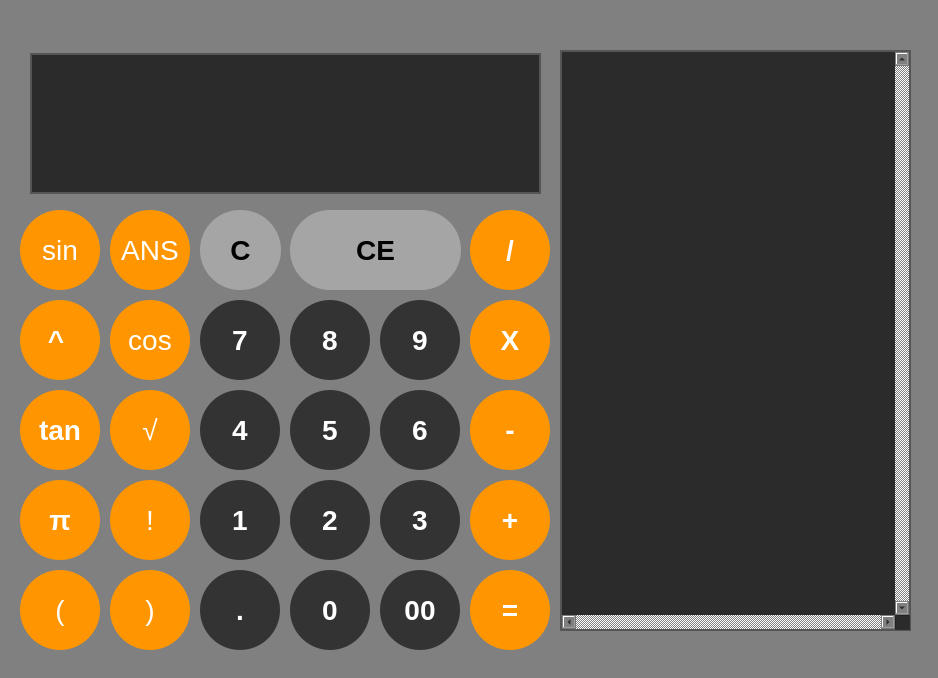
<?xml version="1.0" encoding="UTF-8"?>
<ui version="4.0">
 <class>MainWindow</class>
 <widget class="QMainWindow" name="MainWindow">
  <property name="geometry">
   <rect>
    <x>0</x>
    <y>0</y>
    <width>938</width>
    <height>678</height>
   </rect>
  </property>
  <property name="font">
   <font>
    <pointsize>13</pointsize>
   </font>
  </property>
  <property name="windowTitle">
   <string>MainWindow</string>
  </property>
  <property name="styleSheet">
   <string notr="true">background-color: gray;</string>
  </property>
  <widget class="QWidget" name="centralwidget">
   <property name="autoFillBackground">
    <bool>false</bool>
   </property>
   <property name="styleSheet">
    <string notr="true"/>
   </property>
   <widget class="QPushButton" name="btn_borrar_todo">
    <property name="geometry">
     <rect>
      <x>200</x>
      <y>210</y>
      <width>81</width>
      <height>80</height>
     </rect>
    </property>
    <property name="styleSheet">
     <string notr="true">QPushButton {
    font-family: &quot;Arial&quot;;
    font-weight: bold;
    font-size: 28px;
    border-radius: 40px;
    min-width: 80px;
    min-height: 80px;
    border: none;
}

QPushButton {
    background-color: #A5A5A5;
    color: black;
}

QPushButton:hover {
    background-color: #BFBFBF;
}

QPushButton:pressed {
    background-color: #D4D4D2;
}</string>
    </property>
    <property name="text">
     <string>C</string>
    </property>
   </widget>
   <widget class="QPushButton" name="btn_borrar_ultimo_digito">
    <property name="geometry">
     <rect>
      <x>290</x>
      <y>210</y>
      <width>171</width>
      <height>80</height>
     </rect>
    </property>
    <property name="styleSheet">
     <string notr="true">QPushButton {
    font-family: &quot;Arial&quot;;
    font-weight: bold;
    font-size: 28px;
    border-radius: 40px;
    min-width: 80px;
    min-height: 80px;
    border: none;
}

QPushButton {
    background-color: #A5A5A5;
    color: black;
}

QPushButton:hover {
    background-color: #BFBFBF;
}

QPushButton:pressed {
    background-color: #D4D4D2;
}</string>
    </property>
    <property name="text">
     <string>CE</string>
    </property>
   </widget>
   <widget class="QPushButton" name="btn_n9">
    <property name="geometry">
     <rect>
      <x>380</x>
      <y>300</y>
      <width>80</width>
      <height>80</height>
     </rect>
    </property>
    <property name="styleSheet">
     <string notr="true">QPushButton {
    font-family: &quot;Arial&quot;;
    font-weight: bold;
    font-size: 28px;
    border-radius: 40px;
    min-width: 80px;
    min-height: 80px;
    border: none;
}

QPushButton {
    background-color: #333333;
    color: white;
}

QPushButton:hover {
    background-color: #4D4D4D;
}

QPushButton:pressed {
    background-color: #666666;
}</string>
    </property>
    <property name="text">
     <string>9</string>
    </property>
   </widget>
   <widget class="QPushButton" name="btn_n8">
    <property name="geometry">
     <rect>
      <x>290</x>
      <y>300</y>
      <width>80</width>
      <height>80</height>
     </rect>
    </property>
    <property name="styleSheet">
     <string notr="true">QPushButton {
    font-family: &quot;Arial&quot;;
    font-weight: bold;
    font-size: 28px;
    border-radius: 40px;
    min-width: 80px;
    min-height: 80px;
    border: none;
}

QPushButton {
    background-color: #333333;
    color: white;
}

QPushButton:hover {
    background-color: #4D4D4D;
}

QPushButton:pressed {
    background-color: #666666;
}</string>
    </property>
    <property name="text">
     <string>8</string>
    </property>
   </widget>
   <widget class="QPushButton" name="btn_n7">
    <property name="geometry">
     <rect>
      <x>200</x>
      <y>300</y>
      <width>80</width>
      <height>80</height>
     </rect>
    </property>
    <property name="styleSheet">
     <string notr="true">QPushButton {
    font-family: &quot;Arial&quot;;
    font-weight: bold;
    font-size: 28px;
    border-radius: 40px;
    min-width: 80px;
    min-height: 80px;
    border: none;
}

QPushButton {
    background-color: #333333;
    color: white;
}

QPushButton:hover {
    background-color: #4D4D4D;
}

QPushButton:pressed {
    background-color: #666666;
}</string>
    </property>
    <property name="text">
     <string>7</string>
    </property>
   </widget>
   <widget class="QPushButton" name="btn_dividir">
    <property name="geometry">
     <rect>
      <x>470</x>
      <y>210</y>
      <width>80</width>
      <height>80</height>
     </rect>
    </property>
    <property name="styleSheet">
     <string notr="true">QPushButton {
    font-family: &quot;Arial&quot;; /* Usa una fuente integrada en el sistema */
    font-weight: bold;
    font-size: 28px;
    border-radius: 40px;
    min-width: 80px;
    min-height: 80px;
    border: none;
}

QPushButton {
    background-color: #FF9500;
    color: white;
}

QPushButton:hover {
    background-color: #FFB04C;
}

QPushButton:pressed {
    background-color: #CC7600;
}
</string>
    </property>
    <property name="text">
     <string>/</string>
    </property>
   </widget>
   <widget class="QPushButton" name="btn_n6">
    <property name="geometry">
     <rect>
      <x>380</x>
      <y>390</y>
      <width>80</width>
      <height>80</height>
     </rect>
    </property>
    <property name="styleSheet">
     <string notr="true">QPushButton {
    font-family: &quot;Arial&quot;;
    font-weight: bold;
    font-size: 28px;
    border-radius: 40px;
    min-width: 80px;
    min-height: 80px;
    border: none;
}

QPushButton {
    background-color: #333333;
    color: white;
}

QPushButton:hover {
    background-color: #4D4D4D;
}

QPushButton:pressed {
    background-color: #666666;
}</string>
    </property>
    <property name="text">
     <string>6</string>
    </property>
   </widget>
   <widget class="QPushButton" name="btn_n5">
    <property name="geometry">
     <rect>
      <x>290</x>
      <y>390</y>
      <width>80</width>
      <height>80</height>
     </rect>
    </property>
    <property name="styleSheet">
     <string notr="true">QPushButton {
    font-family: &quot;Arial&quot;;
    font-weight: bold;
    font-size: 28px;
    border-radius: 40px;
    min-width: 80px;
    min-height: 80px;
    border: none;
}

QPushButton {
    background-color: #333333;
    color: white;
}

QPushButton:hover {
    background-color: #4D4D4D;
}

QPushButton:pressed {
    background-color: #666666;
}</string>
    </property>
    <property name="text">
     <string>5</string>
    </property>
   </widget>
   <widget class="QPushButton" name="btn_n4">
    <property name="geometry">
     <rect>
      <x>200</x>
      <y>390</y>
      <width>80</width>
      <height>80</height>
     </rect>
    </property>
    <property name="styleSheet">
     <string notr="true">QPushButton {
    font-family: &quot;Arial&quot;;
    font-weight: bold;
    font-size: 28px;
    border-radius: 40px;
    min-width: 80px;
    min-height: 80px;
    border: none;
}

QPushButton {
    background-color: #333333;
    color: white;
}

QPushButton:hover {
    background-color: #4D4D4D;
}

QPushButton:pressed {
    background-color: #666666;
}</string>
    </property>
    <property name="text">
     <string>4</string>
    </property>
   </widget>
   <widget class="QPushButton" name="btn_multiplicar">
    <property name="geometry">
     <rect>
      <x>470</x>
      <y>300</y>
      <width>80</width>
      <height>80</height>
     </rect>
    </property>
    <property name="styleSheet">
     <string notr="true">QPushButton {
    font-family: &quot;Arial&quot;; /* Usa una fuente integrada en el sistema */
    font-weight: bold;
    font-size: 28px;
    border-radius: 40px;
    min-width: 80px;
    min-height: 80px;
    border: none;
}

QPushButton {
    background-color: #FF9500;
    color: white;
}

QPushButton:hover {
    background-color: #FFB04C;
}

QPushButton:pressed {
    background-color: #CC7600;
}
</string>
    </property>
    <property name="text">
     <string>X</string>
    </property>
   </widget>
   <widget class="QPushButton" name="btn_n3">
    <property name="geometry">
     <rect>
      <x>380</x>
      <y>480</y>
      <width>80</width>
      <height>80</height>
     </rect>
    </property>
    <property name="styleSheet">
     <string notr="true">QPushButton {
    font-family: &quot;Arial&quot;;
    font-weight: bold;
    font-size: 28px;
    border-radius: 40px;
    min-width: 80px;
    min-height: 80px;
    border: none;
}

QPushButton {
    background-color: #333333;
    color: white;
}

QPushButton:hover {
    background-color: #4D4D4D;
}

QPushButton:pressed {
    background-color: #666666;
}</string>
    </property>
    <property name="text">
     <string>3</string>
    </property>
   </widget>
   <widget class="QPushButton" name="btn_n2">
    <property name="geometry">
     <rect>
      <x>290</x>
      <y>480</y>
      <width>80</width>
      <height>80</height>
     </rect>
    </property>
    <property name="styleSheet">
     <string notr="true">QPushButton {
    font-family: &quot;Arial&quot;;
    font-weight: bold;
    font-size: 28px;
    border-radius: 40px;
    min-width: 80px;
    min-height: 80px;
    border: none;
}

QPushButton {
    background-color: #333333;
    color: white;
}

QPushButton:hover {
    background-color: #4D4D4D;
}

QPushButton:pressed {
    background-color: #666666;
}</string>
    </property>
    <property name="text">
     <string>2</string>
    </property>
   </widget>
   <widget class="QPushButton" name="btn_n1">
    <property name="geometry">
     <rect>
      <x>200</x>
      <y>480</y>
      <width>80</width>
      <height>80</height>
     </rect>
    </property>
    <property name="styleSheet">
     <string notr="true">QPushButton {
    font-family: &quot;Arial&quot;;
    font-weight: bold;
    font-size: 28px;
    border-radius: 40px;
    min-width: 80px;
    min-height: 80px;
    border: none;
}

QPushButton {
    background-color: #333333;
    color: white;
}

QPushButton:hover {
    background-color: #4D4D4D;
}

QPushButton:pressed {
    background-color: #666666;
}</string>
    </property>
    <property name="text">
     <string>1</string>
    </property>
   </widget>
   <widget class="QPushButton" name="btn_restar">
    <property name="geometry">
     <rect>
      <x>470</x>
      <y>390</y>
      <width>80</width>
      <height>80</height>
     </rect>
    </property>
    <property name="styleSheet">
     <string notr="true">QPushButton {
    font-family: &quot;Arial&quot;; /* Usa una fuente integrada en el sistema */
    font-weight: bold;
    font-size: 28px;
    border-radius: 40px;
    min-width: 80px;
    min-height: 80px;
    border: none;
}

QPushButton {
    background-color: #FF9500;
    color: white;
}

QPushButton:hover {
    background-color: #FFB04C;
}

QPushButton:pressed {
    background-color: #CC7600;
}
</string>
    </property>
    <property name="text">
     <string>-</string>
    </property>
   </widget>
   <widget class="QPushButton" name="btn_punto">
    <property name="geometry">
     <rect>
      <x>200</x>
      <y>570</y>
      <width>80</width>
      <height>80</height>
     </rect>
    </property>
    <property name="styleSheet">
     <string notr="true">QPushButton {
    font-family: &quot;Arial&quot;;
    font-weight: bold;
    font-size: 28px;
    border-radius: 40px;
    min-width: 80px;
    min-height: 80px;
    border: none;
}

QPushButton {
    background-color: #333333;
    color: white;
}

QPushButton:hover {
    background-color: #4D4D4D;
}

QPushButton:pressed {
    background-color: #666666;
}</string>
    </property>
    <property name="text">
     <string>.</string>
    </property>
   </widget>
   <widget class="QPushButton" name="btn_n0">
    <property name="geometry">
     <rect>
      <x>290</x>
      <y>570</y>
      <width>80</width>
      <height>80</height>
     </rect>
    </property>
    <property name="styleSheet">
     <string notr="true">QPushButton {
    font-family: &quot;Arial&quot;;
    font-weight: bold;
    font-size: 28px;
    border-radius: 40px;
    min-width: 80px;
    min-height: 80px;
    border: none;
}

QPushButton {
    background-color: #333333;
    color: white;
}

QPushButton:hover {
    background-color: #4D4D4D;
}

QPushButton:pressed {
    background-color: #666666;
}</string>
    </property>
    <property name="text">
     <string>0</string>
    </property>
   </widget>
   <widget class="QPushButton" name="btn_sumar">
    <property name="geometry">
     <rect>
      <x>470</x>
      <y>480</y>
      <width>80</width>
      <height>80</height>
     </rect>
    </property>
    <property name="styleSheet">
     <string notr="true">QPushButton {
    font-family: &quot;Arial&quot;; /* Usa una fuente integrada en el sistema */
    font-weight: bold;
    font-size: 28px;
    border-radius: 40px;
    min-width: 80px;
    min-height: 80px;
    border: none;
}

QPushButton {
    background-color: #FF9500;
    color: white;
}

QPushButton:hover {
    background-color: #FFB04C;
}

QPushButton:pressed {
    background-color: #CC7600;
}
</string>
    </property>
    <property name="text">
     <string>+</string>
    </property>
   </widget>
   <widget class="QPushButton" name="btn_exponente">
    <property name="geometry">
     <rect>
      <x>20</x>
      <y>300</y>
      <width>80</width>
      <height>80</height>
     </rect>
    </property>
    <property name="styleSheet">
     <string notr="true">QPushButton {
    font-family: &quot;Arial&quot;;
    font-weight: bold;
    font-size: 28px;
    border-radius: 40px;
    min-width: 80px;
    min-height: 80px;
    border: none;
}

QPushButton {
    background-color: #FF9500;
    color: white;
}

QPushButton:hover {
    background-color: #FFB04C;
}

QPushButton:pressed {
    background-color: #CC7600;
}
</string>
    </property>
    <property name="text">
     <string>^ </string>
    </property>
   </widget>
   <widget class="QTextEdit" name="editText_pantalla">
    <property name="geometry">
     <rect>
      <x>30</x>
      <y>53</y>
      <width>511</width>
      <height>141</height>
     </rect>
    </property>
    <property name="font">
     <font>
      <family>Arial</family>
      <pointsize>-1</pointsize>
      <bold>true</bold>
     </font>
    </property>
    <property name="autoFillBackground">
     <bool>false</bool>
    </property>
    <property name="styleSheet">
     <string notr="true">QTextEdit {
    background-color: #2b2b2b;  /* Fondo oscuro */
    color: white;  /* Texto blanco */
    font-family: &quot;Arial&quot;;  
    font-size: 48px;  
    font-weight: bold;
    border: 2px solid #555;  /* Borde similar a la tabla */
    padding: 10px;
    selection-background-color: #4CAF50;  /* Resaltar texto seleccionado */
    selection-color: white;
}</string>
    </property>
    <property name="undoRedoEnabled">
     <bool>true</bool>
    </property>
    <property name="readOnly">
     <bool>true</bool>
    </property>
    <property name="placeholderText">
     <string/>
    </property>
   </widget>
   <widget class="QPushButton" name="btn_raiz">
    <property name="geometry">
     <rect>
      <x>110</x>
      <y>390</y>
      <width>80</width>
      <height>80</height>
     </rect>
    </property>
    <property name="styleSheet">
     <string notr="true">QPushButton {
    font-weight: black;
    font-size: 28px;
    border-radius: 40px;
    min-width: 80px;
    min-height: 80px;
    border: none;
}

QPushButton {
    background-color: #FF9500;
    color: white;
}

QPushButton:hover {
    background-color: #FFB04C;
}

QPushButton:pressed {
    background-color: #CC7600;
}
</string>
    </property>
    <property name="text">
     <string>√</string>
    </property>
   </widget>
   <widget class="QPushButton" name="btn_seno">
    <property name="geometry">
     <rect>
      <x>20</x>
      <y>210</y>
      <width>80</width>
      <height>80</height>
     </rect>
    </property>
    <property name="styleSheet">
     <string notr="true">QPushButton {
    font-weight: black;
    font-size: 28px;
    border-radius: 40px;
    min-width: 80px;
    min-height: 80px;
    border: none;
}

QPushButton {
    background-color: #FF9500;
    color: white;
}

QPushButton:hover {
    background-color: #FFB04C;
}

QPushButton:pressed {
    background-color: #CC7600;
}
</string>
    </property>
    <property name="text">
     <string>sin</string>
    </property>
   </widget>
   <widget class="QPushButton" name="btn_coseno">
    <property name="geometry">
     <rect>
      <x>110</x>
      <y>300</y>
      <width>80</width>
      <height>80</height>
     </rect>
    </property>
    <property name="styleSheet">
     <string notr="true">QPushButton {
    font-weight: black;
    font-size: 28px;
    border-radius: 40px;
    min-width: 80px;
    min-height: 80px;
    border: none;
}

QPushButton {
    background-color: #FF9500;
    color: white;
}

QPushButton:hover {
    background-color: #FFB04C;
}

QPushButton:pressed {
    background-color: #CC7600;
}
</string>
    </property>
    <property name="text">
     <string>cos</string>
    </property>
   </widget>
   <widget class="QPushButton" name="btn_factorial">
    <property name="geometry">
     <rect>
      <x>110</x>
      <y>480</y>
      <width>80</width>
      <height>80</height>
     </rect>
    </property>
    <property name="styleSheet">
     <string notr="true">QPushButton {
    font-weight: black;
    font-size: 28px;
    border-radius: 40px;
    min-width: 80px;
    min-height: 80px;
    border: none;
}

QPushButton {
    background-color: #FF9500;
    color: white;
}

QPushButton:hover {
    background-color: #FFB04C;
}

QPushButton:pressed {
    background-color: #CC7600;
}
</string>
    </property>
    <property name="text">
     <string>!</string>
    </property>
   </widget>
   <widget class="QPushButton" name="btn_n00">
    <property name="geometry">
     <rect>
      <x>380</x>
      <y>570</y>
      <width>80</width>
      <height>80</height>
     </rect>
    </property>
    <property name="styleSheet">
     <string notr="true">QPushButton {
    font-family: &quot;Arial&quot;;
    font-weight: bold;
    font-size: 28px;
    border-radius: 40px;
    min-width: 80px;
    min-height: 80px;
    border: none;
}

QPushButton {
    background-color: #333333;
    color: white;
}

QPushButton:hover {
    background-color: #4D4D4D;
}

QPushButton:pressed {
    background-color: #666666;
}</string>
    </property>
    <property name="text">
     <string>00</string>
    </property>
   </widget>
   <widget class="QPushButton" name="btn_igual">
    <property name="geometry">
     <rect>
      <x>470</x>
      <y>570</y>
      <width>80</width>
      <height>80</height>
     </rect>
    </property>
    <property name="styleSheet">
     <string notr="true">QPushButton {
    font-family: &quot;Arial&quot;;
    font-weight: bold;
    font-size: 28px;
    border-radius: 40px;
    min-width: 80px;
    min-height: 80px;
    border: none;
}

QPushButton {
    background-color: #FF9500;
    color: white;
}

QPushButton:hover {
    background-color: #FFB04C;
}

QPushButton:pressed {
    background-color: #CC7600;
}
</string>
    </property>
    <property name="text">
     <string>=</string>
    </property>
   </widget>
   <widget class="QPushButton" name="btn_parentesis_cerrar">
    <property name="geometry">
     <rect>
      <x>110</x>
      <y>570</y>
      <width>80</width>
      <height>80</height>
     </rect>
    </property>
    <property name="styleSheet">
     <string notr="true">QPushButton {
    font-weight: black;
    font-size: 28px;
    border-radius: 40px;
    min-width: 80px;
    min-height: 80px;
    border: none;
}

QPushButton {
    background-color: #FF9500;
    color: white;
}

QPushButton:hover {
    background-color: #FFB04C;
}

QPushButton:pressed {
    background-color: #CC7600;
}
</string>
    </property>
    <property name="text">
     <string>)</string>
    </property>
   </widget>
   <widget class="QPushButton" name="btn_parentesis_abrir">
    <property name="geometry">
     <rect>
      <x>20</x>
      <y>570</y>
      <width>80</width>
      <height>80</height>
     </rect>
    </property>
    <property name="styleSheet">
     <string notr="true">QPushButton {
    font-weight: black;
    font-size: 28px;
    border-radius: 40px;
    min-width: 80px;
    min-height: 80px;
    border: none;
}

QPushButton {
    background-color: #FF9500;
    color: white;
}

QPushButton:hover {
    background-color: #FFB04C;
}

QPushButton:pressed {
    background-color: #CC7600;
}
</string>
    </property>
    <property name="text">
     <string>(</string>
    </property>
   </widget>
   <widget class="QPushButton" name="btn_tangente">
    <property name="geometry">
     <rect>
      <x>20</x>
      <y>390</y>
      <width>80</width>
      <height>80</height>
     </rect>
    </property>
    <property name="styleSheet">
     <string notr="true">QPushButton {
    font-family: &quot;Arial&quot;;
    font-weight: bold;
    font-size: 28px;
    border-radius: 40px;
    min-width: 80px;
    min-height: 80px;
    border: none;
}

QPushButton {
    background-color: #FF9500;
    color: white;
}

QPushButton:hover {
    background-color: #FFB04C;
}

QPushButton:pressed {
    background-color: #CC7600;
}
</string>
    </property>
    <property name="text">
     <string>tan</string>
    </property>
   </widget>
   <widget class="QPushButton" name="btn_numero_pi">
    <property name="geometry">
     <rect>
      <x>20</x>
      <y>480</y>
      <width>80</width>
      <height>80</height>
     </rect>
    </property>
    <property name="styleSheet">
     <string notr="true">QPushButton {
    font-family: &quot;Arial&quot;;
    font-weight: bold;
    font-size: 28px;
    border-radius: 40px;
    min-width: 80px;
    min-height: 80px;
    border: none;
}

QPushButton {
    background-color: #FF9500;
    color: white;
}

QPushButton:hover {
    background-color: #FFB04C;
}

QPushButton:pressed {
    background-color: #CC7600;
}
</string>
    </property>
    <property name="text">
     <string>π</string>
    </property>
   </widget>
   <widget class="QPushButton" name="btn_ans">
    <property name="geometry">
     <rect>
      <x>110</x>
      <y>210</y>
      <width>80</width>
      <height>80</height>
     </rect>
    </property>
    <property name="styleSheet">
     <string notr="true">QPushButton {
    font-weight: black;
    font-size: 28px;
    border-radius: 40px;
    min-width: 80px;
    min-height: 80px;
    border: none;
}

QPushButton {
    background-color: #FF9500;
    color: white;
}

QPushButton:hover {
    background-color: #FFB04C;
}

QPushButton:pressed {
    background-color: #CC7600;
}
</string>
    </property>
    <property name="text">
     <string>ANS</string>
    </property>
   </widget>
   <widget class="QTableWidget" name="Cview_registro">
    <property name="geometry">
     <rect>
      <x>560</x>
      <y>50</y>
      <width>351</width>
      <height>581</height>
     </rect>
    </property>
    <property name="styleSheet">
     <string notr="true">QTableWidget {
    background-color: #2b2b2b;  /* Fondo oscuro */
    color: white;  /* Texto blanco */
    gridline-color: #555;  /* Líneas de la tabla */
    font-size: 15px;
    selection-background-color: #4CAF50; /* Fondo de selección */
    selection-color: white; /* Color del texto seleccionado */
    border: 2px solid #555;  /* Borde alrededor de la tabla */
}

QHeaderView::section {
    background-color: #444;  /* Fondo de los encabezados */
    color: white;
    padding: 5px;
    border: 1px solid #666;
    font-weight: bold;
}

QTableWidget::item {
    padding: 8px;
}

QTableWidget::item:selected {
    background-color: #4CAF50; /* Color de selección */
    color: white;
}

QScrollBar:vertical {
    border: none;
    background: #333;
    width: 10px;
}

QScrollBar::handle:vertical {
    background: #555;
    min-height: 20px;
}

QScrollBar::add-line:vertical, QScrollBar::sub-line:vertical {
    background: none;
    border: none;
}
</string>
    </property>
    <property name="verticalScrollBarPolicy">
     <enum>Qt::ScrollBarPolicy::ScrollBarAlwaysOn</enum>
    </property>
    <property name="horizontalScrollBarPolicy">
     <enum>Qt::ScrollBarPolicy::ScrollBarAlwaysOn</enum>
    </property>
    <property name="sizeAdjustPolicy">
     <enum>QAbstractScrollArea::SizeAdjustPolicy::AdjustToContents</enum>
    </property>
    <property name="dragEnabled">
     <bool>false</bool>
    </property>
    <property name="verticalScrollMode">
     <enum>QAbstractItemView::ScrollMode::ScrollPerPixel</enum>
    </property>
    <attribute name="horizontalHeaderStretchLastSection">
     <bool>false</bool>
    </attribute>
    <attribute name="verticalHeaderCascadingSectionResizes">
     <bool>false</bool>
    </attribute>
    <attribute name="verticalHeaderShowSortIndicator" stdset="0">
     <bool>false</bool>
    </attribute>
    <attribute name="verticalHeaderStretchLastSection">
     <bool>true</bool>
    </attribute>
   </widget>
  </widget>
 </widget>
 <resources/>
 <connections/>
</ui>
